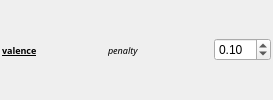
                      <widget class="QWidget" name="widget_3" native="true">
                       <layout class="QHBoxLayout" name="horizontalLayout_18">
                        <property name="leftMargin">
                         <number>2</number>
                        </property>
                        <property name="topMargin">
                         <number>2</number>
                        </property>
                        <property name="rightMargin">
                         <number>2</number>
                        </property>
                        <property name="bottomMargin">
                         <number>2</number>
                        </property>
                        <item>
                         <widget class="QLabel" name="label_9">
                          <property name="minimumSize">
                           <size>
                            <width>100</width>
                            <height>0</height>
                           </size>
                          </property>
                          <property name="font">
                           <font>
                            <family>FontAwesome</family>
                            <pointsize>7</pointsize>
                            <weight>75</weight>
                            <bold>true</bold>
                            <underline>true</underline>
                           </font>
                          </property>
                          <property name="text">
                           <string>valence</string>
                          </property>
                         </widget>
                        </item>
                        <item>
                         <widget class="QLabel" name="label_13">
                          <property name="minimumSize">
                           <size>
                            <width>100</width>
                            <height>0</height>
                           </size>
                          </property>
                          <property name="maximumSize">
                           <size>
                            <width>100</width>
                            <height>16777215</height>
                           </size>
                          </property>
                          <property name="font">
                           <font>
                            <family>FontAwesome</family>
                            <pointsize>7</pointsize>
                            <italic>true</italic>
                           </font>
                          </property>
                          <property name="text">
                           <string>penalty</string>
                          </property>
                         </widget>
                        </item>
                        <item>
                         <widget class="QDoubleSpinBox" name="valencePenaltySpin">
                          <property name="sizePolicy">
                           <sizepolicy hsizetype="Expanding" vsizetype="Fixed">
                            <horstretch>0</horstretch>
                            <verstretch>0</verstretch>
                           </sizepolicy>
                          </property>
                          <property name="singleStep">
                           <double>0.010000000000000</double>
                          </property>
                          <property name="value">
                           <double>0.100000000000000</double>
                          </property>
                         </widget>
                        </item>
                       </layout>
                      </widget>
